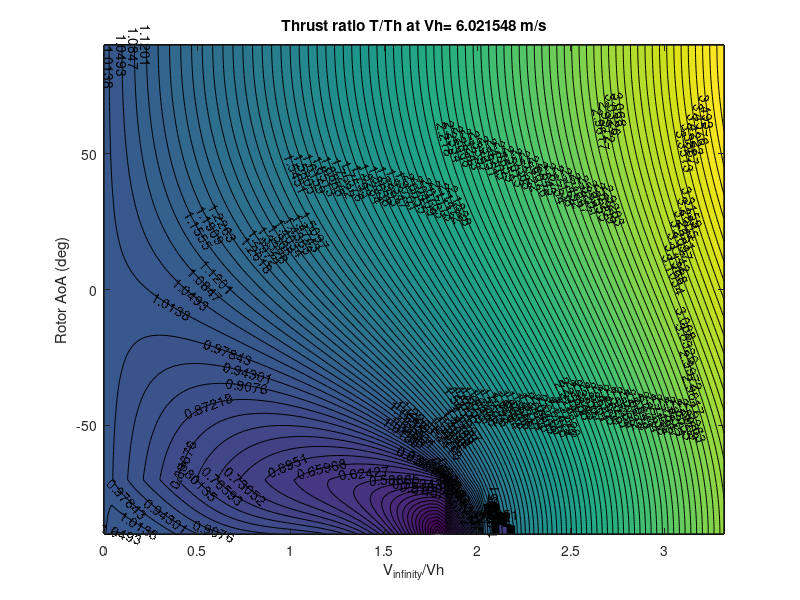
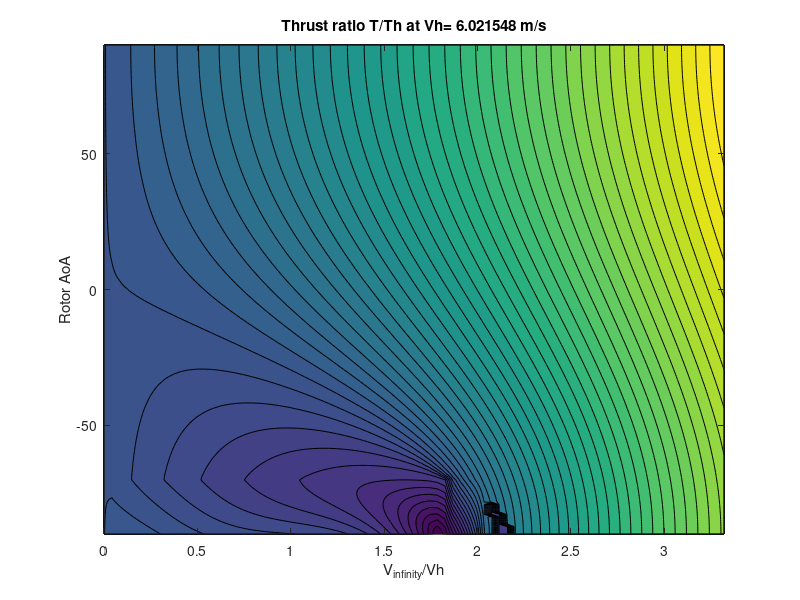
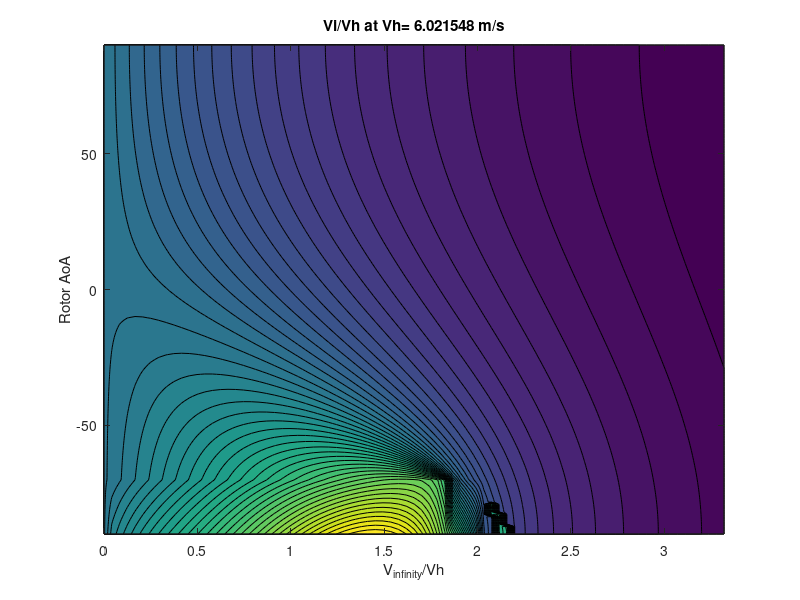
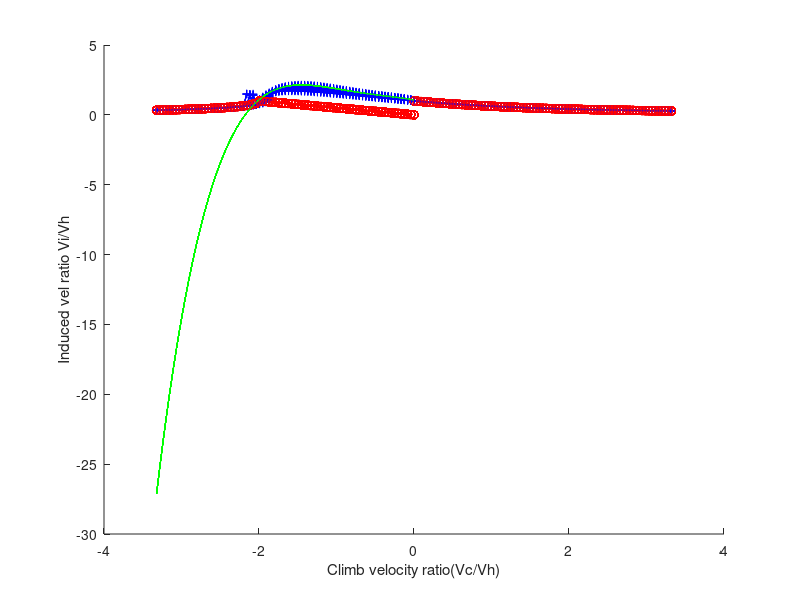

MATLAB code for these plots, in order:
% Aerodynamic model for simulator
%We need a model that will give us rotor thrust, power and drag as a function of RPM, and
%translational speed.
%We can use momentum theory applied to fwd flight and the empirical data
%for specific propellers measure in hover.

%first step is to define the mass flow through the rotor disks
% we are looking at the problem in the plane defined by the relative wind
% speed vector across each rotor

%resultant velocity perpendicular to disk.

%input parameters:
rho=1.225;%Kg/m^3
Vinf_vector=linspace(0, 20, 81); %m/s airflow speed
alpha_vector=linspace(-90, 90, 200).*pi/180;%5*pi/180; % radians. AoA of the rotor wrt to flow... be carefull this is not wrt to earth

%rotor:
R=8.5*0.0254;%17 in diameter in m
A=pi*R^2;
%parameter for vortex ring state empirical model
k=1.05;%induced power factor of rotor
k1=-1.125;
k2=-1.372;
k3=-1.718;
k4=-0.655;


w=3500;%Rotational speed in RPM

%These are empirical curves to model the thrust power and FM

T_w = 1.22185E-06*w^2 - 6.50161E-04*w + 3.16712E-01;%Hover thrust in N as a function of rotational speed w in RPM
P_w = 2.113880E-05*w^2 - 4.441241E-02*w + 2.621002E+01;%Hover power in N as a function of rotational speed w in RPM
FM_w =1.962953E-11*w^3 - 1.725853E-07*w^2 + 5.134860E-04*w + 4.070404E-02;%FM as function of RPM valid between 900 and 4300 RPM

Po_w=((T_w)^1.5/sqrt(2*rho*A))*(1/FM_w-k);
Vh=sqrt(T_w/(2*rho*A));

%Induced speed across rotor
% This is an implicit equation that we will solve using numerical methods.
%Vi=Vh^2/(sqrt((Vinf*cos(alpha))^2+(Vinf*sin(alpha)+Vi)^2)); eq 2.122 leishman




%columns Vinf
%lines AoA

alpha_bound=-70*pi/180;


for j=1:length(Vinf_vector)
    for i=1:length(alpha_vector)
        
        Vinf=Vinf_vector(j);
        alpha=alpha_vector(i);
        
        %To be able to have the bounds for interpolation I need to 
        %calculate the induced velocity at the angle that I defined if
        %there is a change I can end up in the region where I need to
        %interpolate
        
        if ((Vinf/Vh>0 && Vinf/Vh<2 && alpha<alpha_bound))
        
        fun_Vi_b_interp=@(Vid)Vid-Vh^2/(sqrt((Vinf*cos(alpha_bound))^2+(Vinf*sin(alpha_bound)+Vid)^2));
        guess=Vh;
        [Vi_bound,fval,exitflag]=fzero(fun_Vi_b_interp,guess); 
        
        %Empirical approximation during vortex ring state
        Vi_vrs_ratio=k+k1*(-Vinf/Vh)+k2*(-Vinf/Vh)^2+k3*(-Vinf/Vh)^3+k4*(-Vinf/Vh)^4;
        Vi_vrs=Vi_vrs_ratio*Vh;

        %Now we interpolate
        Vi(i,j)=interp1([-pi/2 alpha_bound],[Vi_vrs Vi_bound],alpha,'spline');
        
        
        else    
        %this is the general case
        fun_Vi=@(Vid)Vid-Vh^2/(sqrt((Vinf*cos(alpha))^2+(Vinf*sin(alpha)+Vid)^2));
        guess=Vh;
        [Vi(i,j),fval,exitflag]=fzero(fun_Vi,guess);
        end
        
        U(i,j)=sqrt(Vinf^2+2*Vinf*Vi(i,j)*sin(alpha)+Vi(i,j)^2);
        
        %Thrust produced by rotor
        T(i,j)=2*rho*A*U(i,j)*Vi(i);
        T_ratio(i,j)=T(i,j)./T_w;
        
        %induced power.
        P(i,j)=T(i,j)*Vinf*sin(alpha)+T(i,j)*Vi(i,j);
        %I could add profile power based on speed and experiments and have
        %a induced power factor too... it is a hack:
        %total power profile power + induced power+induced losses
        P_tot(i,j)=P(i,j)*k+Po_w;%
        
        
        %I need to calculate the power at any operating condition. I know
        %experimentally the power at hover, this is of great help. we have eq 2.140
        %leishman.
        
        %we can have the same type of approach as for thrust ratio
        
        P_ratio(i,j)=(Vinf*sin(alpha)+Vi(i,j))./Vh;%eq 2.140 leishman this is induced power ratio
        %P_ratio(i,j)=P_tot(i,j)./P_w;
        
        
    end
    
end


figure
[c,h]=contourf(Vinf_vector./Vh,alpha_vector.*180/pi,T_ratio,100);clabel(c, h)
xlabel('V_{infinity}/Vh')
ylabel('Rotor AoA (deg)')
str = sprintf('Thrust ratio T/Th at Vh= %f m/s',Vh);
title(str);

% plot(T_ratio,alpha_vector.*180/pi);figure(gcf);
% ylabel('T/Thover')
% xlabel('Rotor AoA')

%Alpha is positive when rotor is pitching down with respect to incoming
%flow Vinf
figure
[c,h]=contourf(Vinf_vector./Vh,alpha_vector.*180/pi,T_ratio,50);%clabel(c, h)
xlabel('V_{infinity}/Vh')
ylabel('Rotor AoA')
str = sprintf('Thrust ratio T/Th at Vh= %f m/s',Vh);
title(str);

figure
[c,h]=contourf(Vinf_vector./Vh,alpha_vector.*180/pi,Vi./Vh,50);%clabel(c, h)
xlabel('V_{infinity}/Vh')
ylabel('Rotor AoA')
str = sprintf('Vi/Vh at Vh= %f m/s',Vh);
title(str);


%Let's try to reproduce figure 2.18 p 84 leishman  axial flight
%when the range reaches + - 90 deg

figure
hold
%This loop is useful to find the a good spot to start the interpolation.
%a linear interpolation should work well enough, do this next to you work on this

for a=0:22
    
    plot(-Vinf_vector./Vh,Vi(1+a,:)./Vh,'+-b')
    plot(Vinf_vector./Vh,Vi(end-a,:)./Vh,'+-b')
    xlabel('Climb velocity ratio(Vc/Vh)')
    ylabel('Induced vel ratio Vi/Vh')
    
    %let's compare this with the exact analytical solutions.
    
    %for climb
    Vi_vh_climb=-(Vinf_vector./(2*Vh))+sqrt((Vinf_vector./(2*Vh)).^2+1);
    
    %for descent
    Vi_vh_desc=-(-Vinf_vector./(2*Vh))-sqrt((-Vinf_vector./(2*Vh)).^2-1);
    
    plot(Vinf_vector./Vh,Vi_vh_climb,'ro')
    plot(-Vinf_vector./Vh,Vi_vh_desc,'ro')
    % so this is working..I had to add minus sign to fix the inputs to the eqs.
    
    
    %vortex ring state empirical aproximation
    %this eq is only valid in the range of -2<=Vinf_vector./Vh<=0;
    Vi_vrs_ratio=k+k1*(-Vinf_vector./Vh)+k2*(-Vinf_vector./Vh).^2+k3*(-Vinf_vector./Vh).^3+k4*(-Vinf_vector./Vh).^4;
    
    plot(-Vinf_vector./Vh,Vi_vrs_ratio,'g')
    
end
%so I need to interpolate between the vrs empirical solution and the momentum equs using along the rotor angle of attack




%Let's try to reproduce figure 2.20 p 88 leishman  axial flight
%when the range reaches + - 90 deg
figure
hold

for a=0:22
    
    plot(-Vinf_vector./Vh,P_ratio(1+a,:),'+-b')
    plot(Vinf_vector./Vh,P_ratio(end-a,:),'+-b')
    xlabel('Climb velocity ratio(Vc/Vh)')
    ylabel('Induced vel ratio Vi/Vh')
    
    %let's compare this with the exact analytical solutions.
    
    %for climb
    P_Ph_climb=(Vinf_vector./(2*Vh))+sqrt((Vinf_vector./(2*Vh)).^2+1);
    
    %for descent
    P_Ph_desc=-(Vinf_vector./(2*Vh))-sqrt((Vinf_vector./(2*Vh)).^2-1);%notice how I had to add the negative sign because of the way I am defioning the flow that is always positive
    
    plot(Vinf_vector./Vh,P_Ph_climb,'ro')
    plot(-Vinf_vector./Vh,P_Ph_desc,'ro')
    % so this is working.

end


%Power calcs works where momentum theory is valid.
figure
hold

for a=1:length(Vinf_vector);
plot(Vinf_vector./Vh,P(a,:),'-+k',Vinf_vector./Vh,P_tot(a,:),'-og')
end

figure
[c,h]=contourf(Vinf_vector./Vh,alpha_vector.*180/pi,P_ratio,100);clabel(c, h)
xlabel('V_{infinity}/Vh')
ylabel('Rotor AoA')
str = sprintf('Power ratio P/Ph at Vh= %f m/s',Vh);
title(str);

%I need to keep either power or thrust constant. think about it.

%Let's generate figure 2.26 of leishman's book. inflow ratio vs. fwd speed ratio for different rotor AoA.

%we need advance ratio mu

%mu=Vinf*sin(alpha)+vi/omega*R






